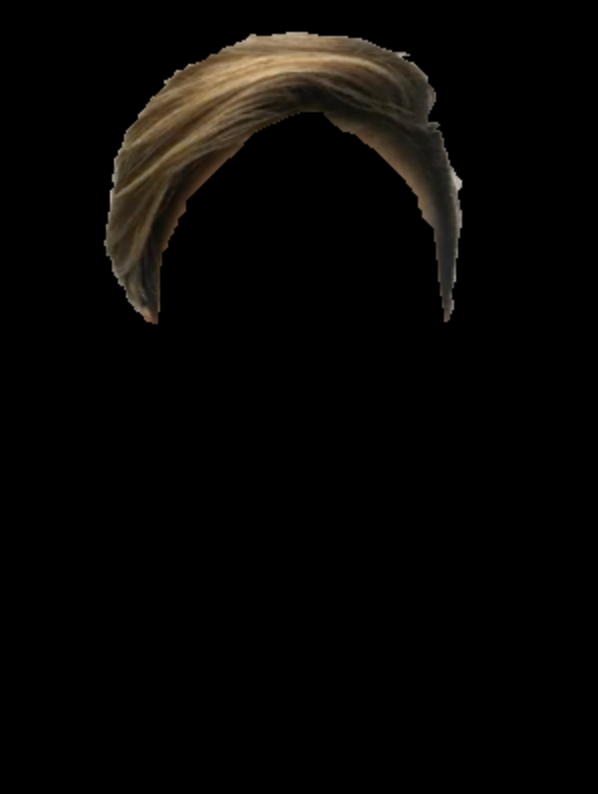
#> input picture images/results/1.png, 598 x 794 px; its folder holds 4 pictures in this run
$ python visualhull.py
#> lines starting #> are read from the running program, lines starting #| are printed output that depends on the picture; after the words box and inside, x2 and y2 are one past the last pixel; in counts of white or black regions, pixels touching at a corner belong together
import numpy as np
import cv2
import matplotlib.pyplot as plt
import glob
import os

def InitializeVoxels(xlim, ylim, zlim, voxel_size):
    voxels_number = [1, 1, 1]
    voxels_number[0] = np.abs(xlim[1]-xlim[0]) / voxel_size[0]
    voxels_number[1] = np.abs(ylim[1]-ylim[0]) / voxel_size[1]
    voxels_number[2] = np.abs(zlim[1]-zlim[0]) / voxel_size[2]
    voxels_number_act = np.array(voxels_number).astype(int) + 1
    total_number = np.prod(voxels_number_act)

    voxel = np.ones((total_number, 4))

    sx = xlim[0]
    ex = xlim[1]
    sy = ylim[0]
    ey = ylim[1]
    sz = zlim[0]
    ez = zlim[1]

    voxel3Dx, voxel3Dy, voxel3Dz = np.meshgrid(
        np.linspace(sx, ex, voxels_number_act[0]),
        np.linspace(sy, ey, voxels_number_act[1]),
        np.linspace(sz, ez, voxels_number_act[2])
    )

    l = 0
    for z in np.linspace(sz, ez, voxels_number_act[2]):
        for x in np.linspace(sx, ex, voxels_number_act[0]):
            for y in np.linspace(sy, ey, voxels_number_act[1]):
                voxel[l] = [x, y, z, 1]
                l += 1

    return voxel, voxel3Dx, voxel3Dy, voxel3Dz, voxels_number

# Look-at matrix function
def look_at_matrix(camera_position, target_position, up_vector=np.array([0, 0, 1])):
    """
    Generate a look-at matrix for a camera.
    """
    forward = target_position - camera_position
    forward = forward / np.linalg.norm(forward)  # Normalize

    right = np.cross(up_vector, forward)
    right = right / np.linalg.norm(right)  # Normalize

    up = np.cross(forward, right)

    rotation_matrix = np.eye(4)
    rotation_matrix[0, :3] = right
    rotation_matrix[1, :3] = up
    rotation_matrix[2, :3] = -forward

    translation_matrix = np.eye(4)
    translation_matrix[:3, 3] = -camera_position

    return rotation_matrix @ translation_matrix


# Initialize voxels
voxel_size = [10, 10, 10]
xlim = [0, 900]
ylim = [-640, 0]
zlim = [0, 640]
voxels, voxel3Dx, voxel3Dy, voxel3Dz, voxels_number = InitializeVoxels(xlim, ylim, zlim, voxel_size)

# Camera setup
N = 8
radius = 480
center = np.array([0, 0, 0])  # Center point to look at
angles = np.linspace(0, 2 * np.pi, N, endpoint=False)

M = []
camera_positions = []

for theta in angles:
    # Compute camera position
    camera_pos = np.array([radius * np.cos(theta) + 400, radius * np.sin(theta) + 300, 1])
    camera_positions.append(camera_pos)

    # Generate look-at matrix
    M_lookat = look_at_matrix(camera_pos, center)
    M.append(M_lookat)

    print(f"Camera {len(M)}: Look-At Matrix\n", M_lookat)

# Image loading
data_dir = "images/results/"
images = glob.glob(os.path.join(data_dir, '*.png'))

imgs = []
kernel = np.ones((3, 3), np.uint8)
for i in images:
    im = cv2.imread(i)
#> im is the input picture: shape (794, 598, 3); mean B, G, R 4.5, 6.1, 7.4
    im = cv2.cvtColor((im * 255).astype(np.uint8), cv2.COLOR_BGR2GRAY) / 255.0
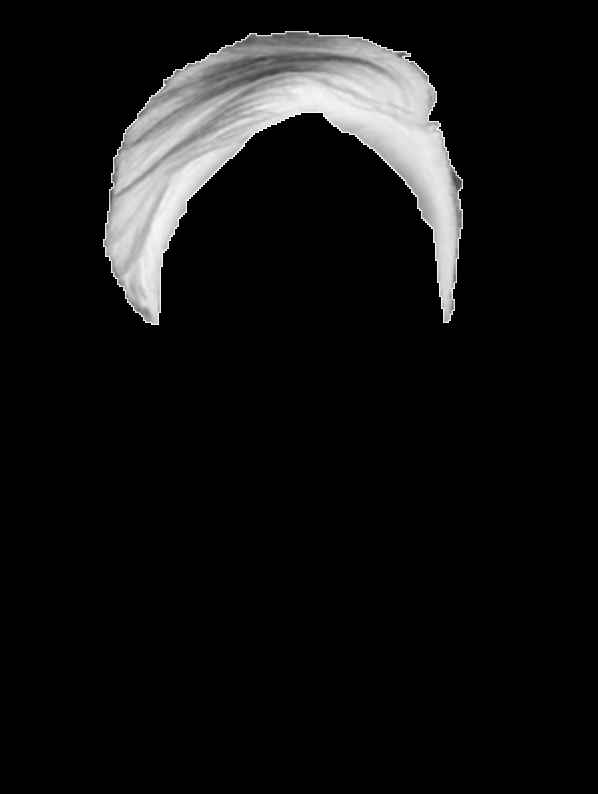
#> im: shape (794, 598) float64; min 0, max 0.992, mean 0.0695
    im = cv2.erode(im, kernel, iterations=1)
    im = cv2.dilate(im, kernel, iterations=1)
    _, im = cv2.threshold(im, 0.1, 1, cv2.THRESH_BINARY)
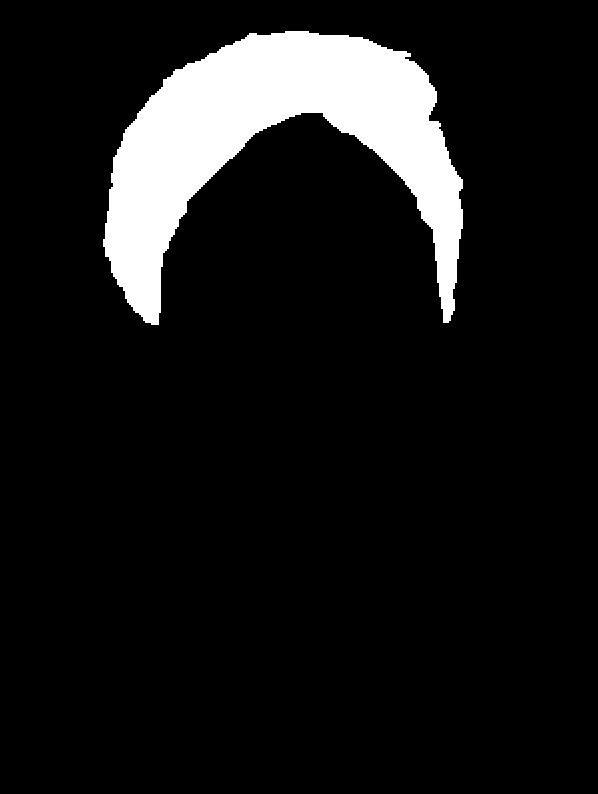
#> im: shape (794, 598) float64; values 0 (black) and 1 (white), 9.4% white; 1 white region, box (x1, y1, x2, y2) and area: (103, 31, 463, 325) 44576
    imgs.append(np.array(im))
#> pass 2 of the loop `for i in images:`:
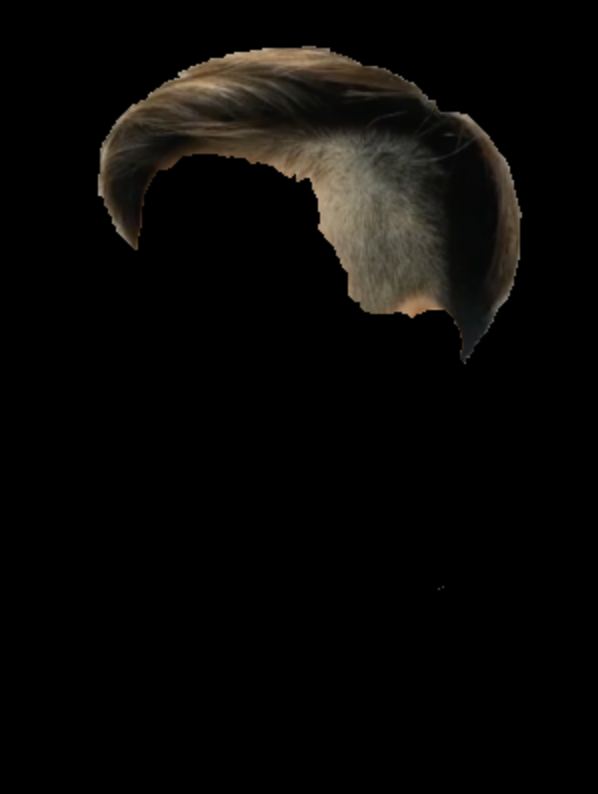
#> input picture images/results/2.png, 598 x 794 px
#> im is the input picture: shape (794, 598, 3); mean B, G, R 6.3, 7.9, 8.9
#> `im = cv2.cvtColor((im * 255).astype(np.uint8), cv2.COLOR_BGR2GRAY) / 2..`:
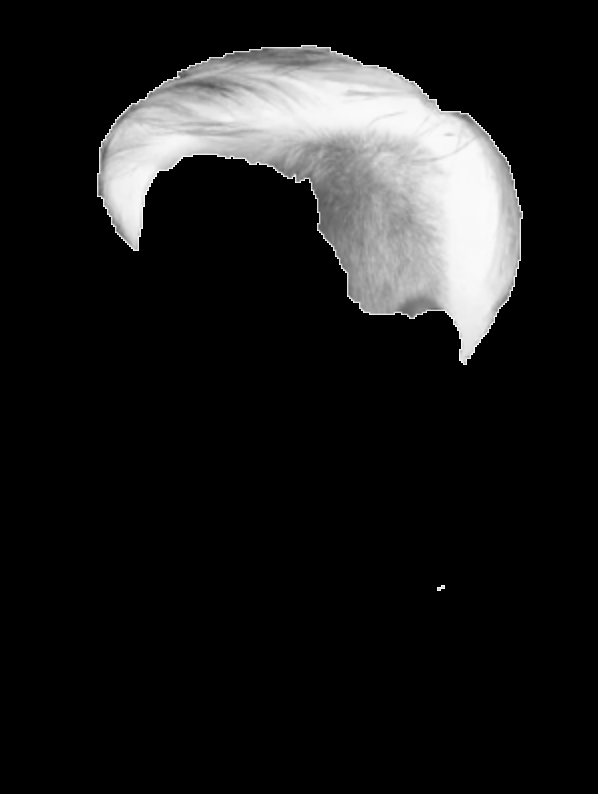
#> im: shape (794, 598) float64; min 0, max 0.996, mean 0.111
#> `_, im = cv2.threshold(im, 0.1, 1, cv2.THRESH_BINARY)`:
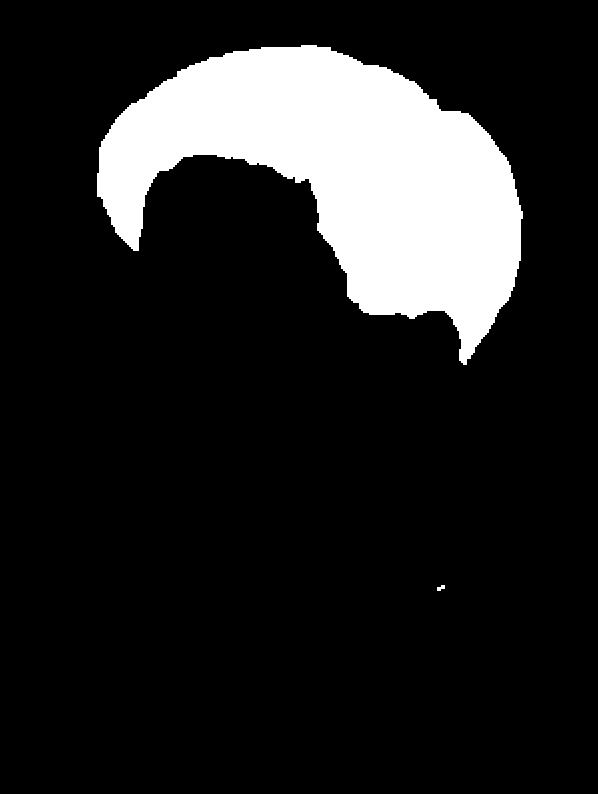
#> im: shape (794, 598) float64; values 0 (black) and 1 (white), 14.2% white; 2 white regions, box (x1, y1, x2, y2) and area: (97, 45, 523, 365) 67356, (437, 585, 445, 591) 32
#> pass 3 of the loop `for i in images:`:
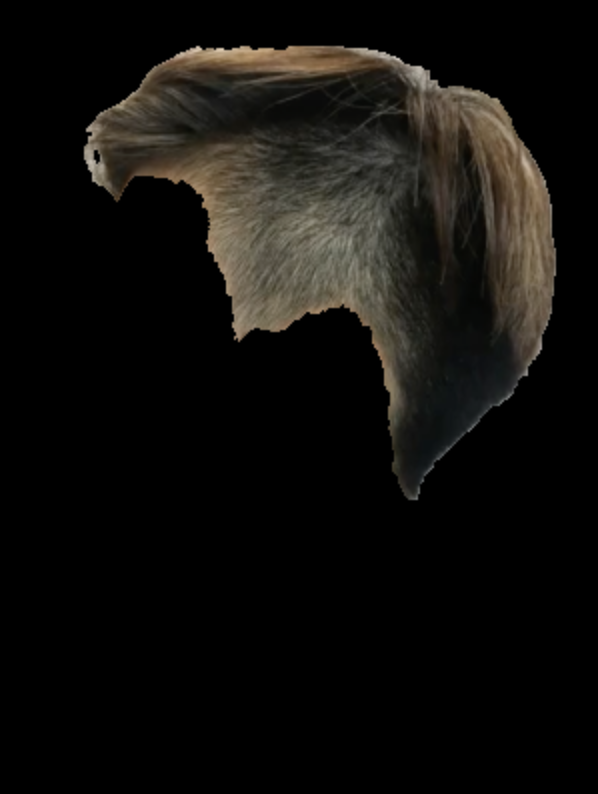
#> input picture images/results/3.png, 598 x 794 px
#> im is the input picture: shape (794, 598, 3); mean B, G, R 12.4, 15.1, 16.5
#> `im = cv2.cvtColor((im * 255).astype(np.uint8), cv2.COLOR_BGR2GRAY) / 2..`:
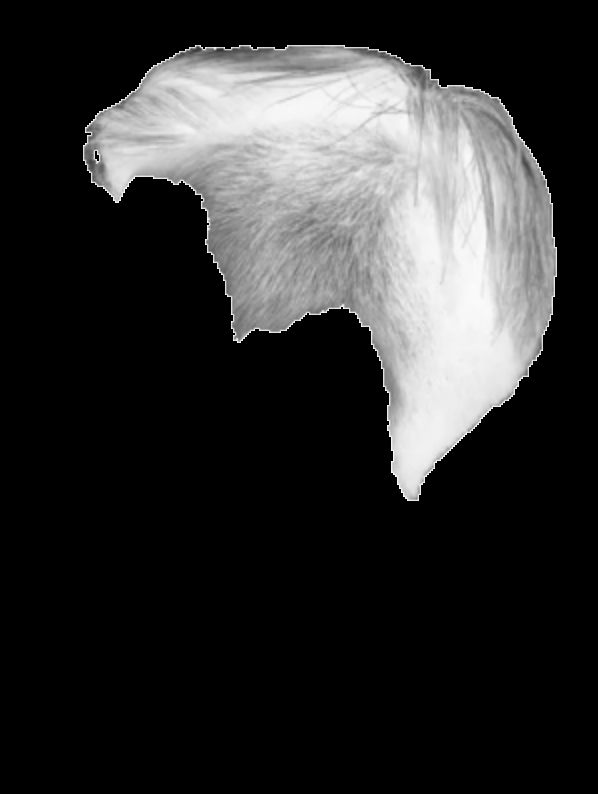
#> im: shape (794, 598) float64; min 0, max 0.992, mean 0.188
#> `_, im = cv2.threshold(im, 0.1, 1, cv2.THRESH_BINARY)`:
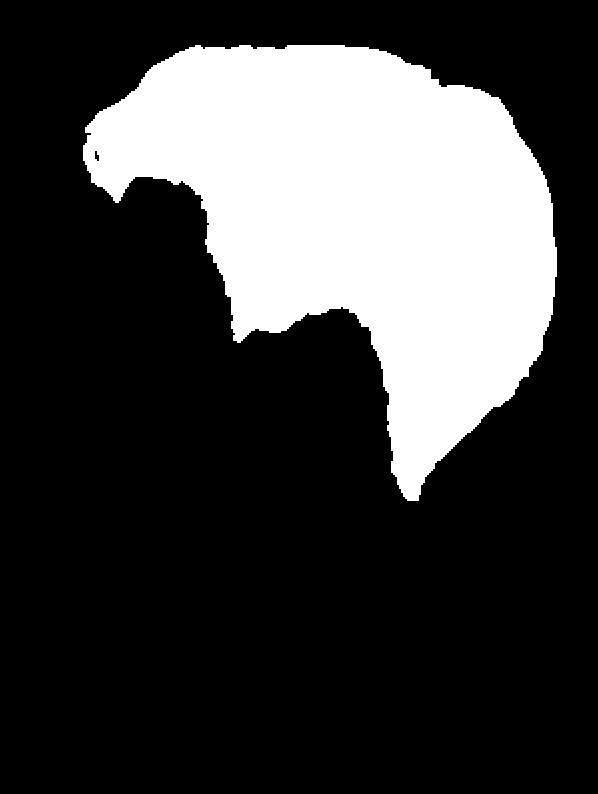
#> im: shape (794, 598) float64; values 0 (black) and 1 (white), 24.6% white; 1 white region, box (x1, y1, x2, y2) and area: (83, 45, 557, 501) 116920
#> the loop made 4 passes; the first 3 are shown
imgs = np.array(imgs)

silhouettes = []
for im in imgs:
    silhouettes.append(im > 0)

silhouettes = np.array(silhouettes).transpose(1, 2, 0)
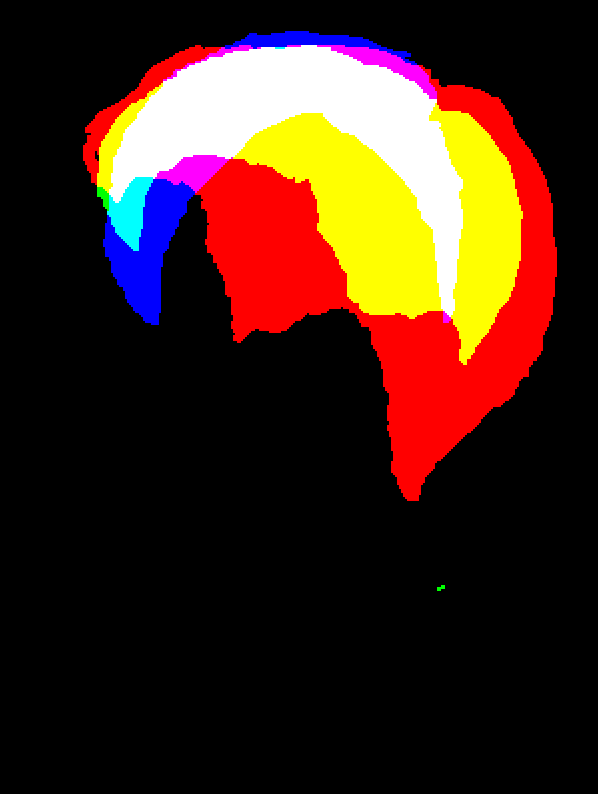
#> silhouettes: shape (794, 598, 4) bool; mean of channels 0, 1, 2, 3 0.0939, 0.142, 0.246, 0.307; drawn as B, G, R

object_points3D = np.copy(voxels).T
voxels[:, 3] = 0  # Reset the fourth variable of each voxel

proj = []
for i in range(N):
    # Apply Look-At Transformation
    M_ = M[i]
    camera_space_points = np.matmul(M_, object_points3D)

    # Apply Orthogonal Projection
    points2D = camera_space_points[:2, :]  # Extract x, y
    points2D = np.floor(points2D).astype(np.int32)  # Discretize to pixel space


    # Handle boundary conditions
    img_height, img_width = silhouettes[:, :, 0].shape
    points2D[0, :] = np.clip(points2D[0, :], 0, img_width - 1)
    points2D[1, :] = np.clip(points2D[1, :], 0, img_height - 1)


    # Accumulate voxel contributions based on silhouettes
#> (the run stopped early here; a loop or call above may not have finished)
